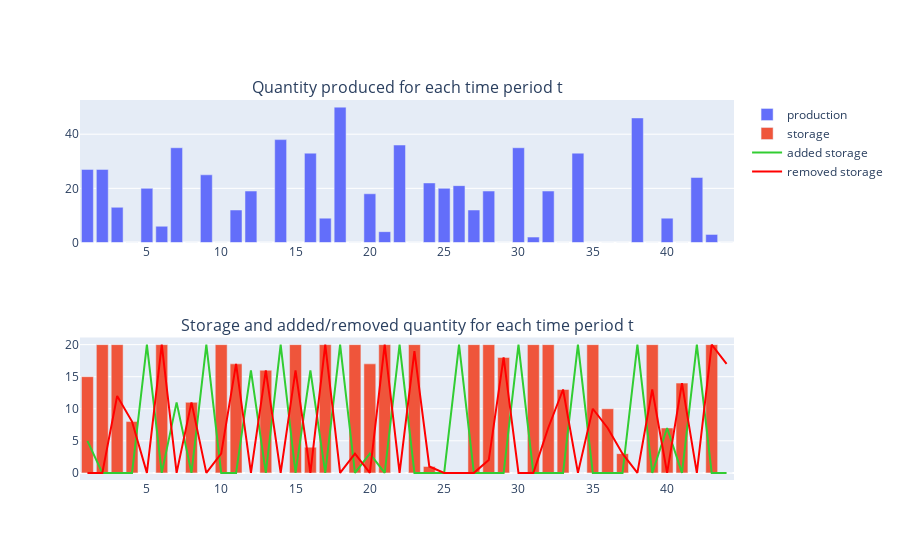

The cell this chart's notebook holds for it:
### Code cell
fig1 = make_subplots(rows=2, cols=1, subplot_titles=("Quantity produced for each time period t", "Storage and added/removed quantity for each time period t"))

fig1.append_trace(go.Bar(
    x=df["t"],
    y=df["production"],
    name="production"
), row=1, col=1)

fig1.append_trace(go.Bar(
    x=df["t"],
    y=df["storage"],
    name="storage"
), row=2, col=1)

fig1.append_trace(go.Scatter(
    x=df["t"],
    y=df["storage_added"],
    line_color="limegreen",
    name="added storage"
), row=2, col=1)

fig1.append_trace(go.Scatter(
    x=df["t"],
    y=df["storage_removed"],
    line_color="red",
    name="removed storage"
), row=2, col=1)

fig1.show()

### Figure 1 — Plotly figure (JSON) as saved in the notebook; plotly's stock layout.template omitted (floating-point values rounded to 4 significant figures)
{"data": [{"name": "production", "type": "bar", "x": [1, 2, 3, 4, 5, 6, 7, 8, 9, 10, 11, 12, 13, 14, 15, 16, 17, 18, 19, 20, 21, 22, 23, 24, 25, 26, 27, 28, 29, 30, 31, 32, 33, 34, 35, 36, 37, 38, 39, 40, 41, 42, 43, 44], "xaxis": "x", "y": [27, 27, 13, 0, 20, 6, 35, 0, 25, 0, 12, 19, 0, 38, 0, 33, 9, 50, 0, 18, 4, 36, 0, 22, 20, 21, 12, 19, 0, 35, 2, 19, 0, 33, 0, 0, 0, 46, 0, 9, 0, 24, 3, 0], "yaxis": "y"}, {"name": "storage", "type": "bar", "x": [1, 2, 3, 4, 5, 6, 7, 8, 9, 10, 11, 12, 13, 14, 15, 16, 17, 18, 19, 20, 21, 22, 23, 24, 25, 26, 27, 28, 29, 30, 31, 32, 33, 34, 35, 36, 37, 38, 39, 40, 41, 42, 43, 44], "xaxis": "x2", "y": [15, 20, 20, 8, 0, 20, 0, 11, 0, 20, 17, 0, 16, 0, 20, 4, 20, 0, 20, 17, 20, 0, 20, 1, 0, 0, 20, 20, 18, 0, 20, 20, 13, 0, 20, 10, 3, 0, 20, 7, 14, 0, 20, 0], "yaxis": "y2"}, {"line": {"color": "limegreen"}, "name": "added storage", "type": "scatter", "x": [1, 2, 3, 4, 5, 6, 7, 8, 9, 10, 11, 12, 13, 14, 15, 16, 17, 18, 19, 20, 21, 22, 23, 24, 25, 26, 27, 28, 29, 30, 31, 32, 33, 34, 35, 36, 37, 38, 39, 40, 41, 42, 43, 44], "xaxis": "x2", "y": [5, 0, 0, 0, 20, 0, 11, 0, 20, 0, 0, 16, 0, 20, 0, 16, 0, 20, 0, 3, 0, 20, 0, 0, 0, 20, 0, 0, 0, 20, 0, 0, 0, 20, 0, 0, 0, 20, 0, 7, 0, 20, 0, 0], "yaxis": "y2"}, {"line": {"color": "red"}, "name": "removed storage", "type": "scatter", "x": [1, 2, 3, 4, 5, 6, 7, 8, 9, 10, 11, 12, 13, 14, 15, 16, 17, 18, 19, 20, 21, 22, 23, 24, 25, 26, 27, 28, 29, 30, 31, 32, 33, 34, 35, 36, 37, 38, 39, 40, 41, 42, 43, 44], "xaxis": "x2", "y": [0, 0, 12, 8, 0, 20, 0, 11, 0, 3, 17, 0, 16, 0, 16, 0, 20, 0, 3, 0, 20, 0, 19, 1, 0, 0, 0, 2, 18, 0, 0, 7, 13, 0, 10, 7, 3, 0, 13, 0, 14, 0, 20, 17], "yaxis": "y2"}], "layout": {"annotations": [{"font": {"size": 16}, "showarrow": false, "text": "Quantity produced for each time period t", "x": 0.5, "xanchor": "center", "xref": "paper", "y": 1, "yanchor": "bottom", "yref": "paper"}, {"font": {"size": 16}, "showarrow": false, "text": "Storage and added/removed quantity for each time period t", "x": 0.5, "xanchor": "center", "xref": "paper", "y": 0.375, "yanchor": "bottom", "yref": "paper"}], "xaxis": {"anchor": "y", "domain": [0, 1]}, "xaxis2": {"anchor": "y2", "domain": [0, 1]}, "yaxis": {"anchor": "x", "domain": [0.625, 1]}, "yaxis2": {"anchor": "x2", "domain": [0, 0.375]}}}
